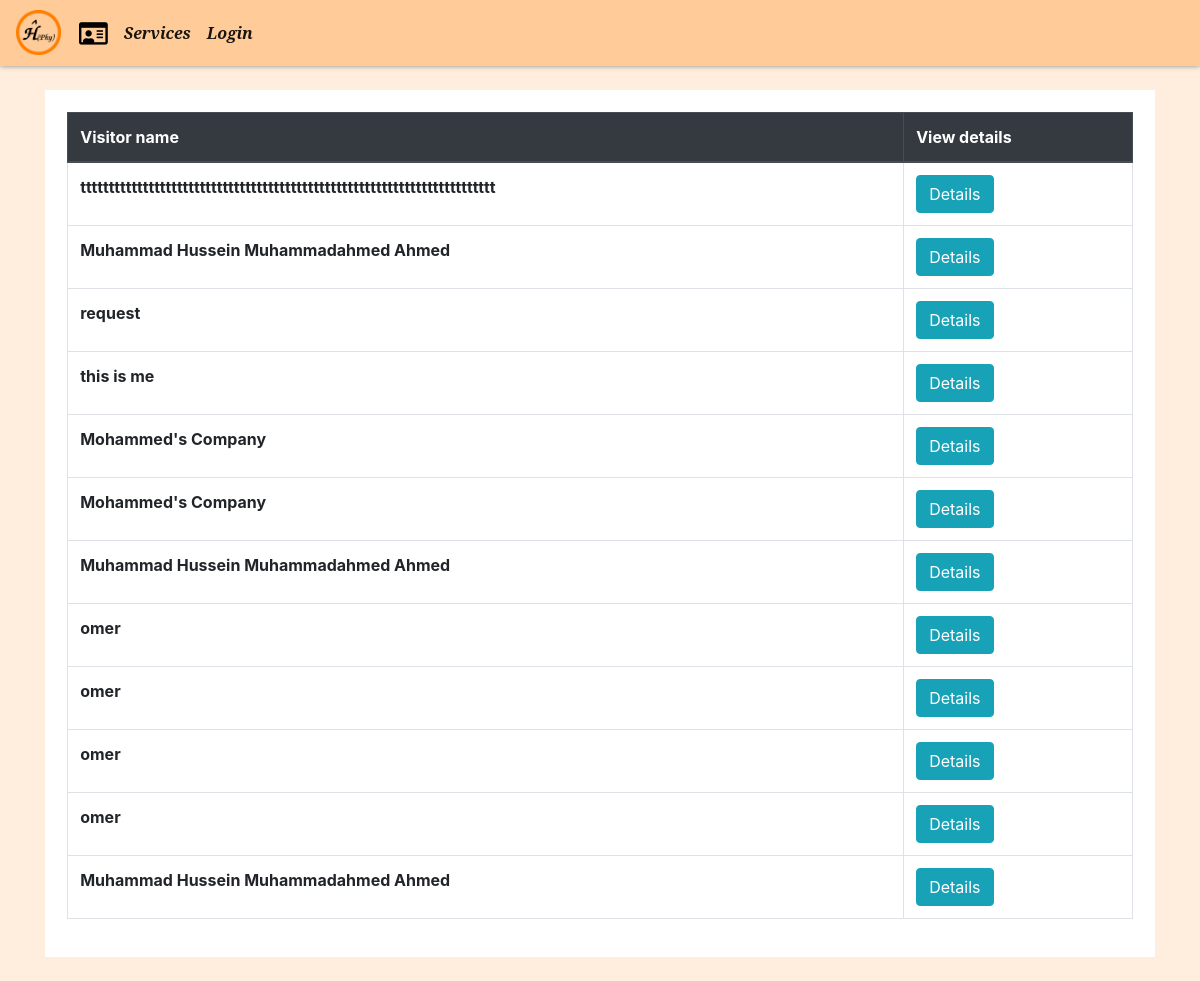
/services/requsts_list/, run on the app's committed database.
### services_app/models.py (models this page shows, shortened)
class ServiceRequest(models.Model):
    request_date = models.DateTimeField(default = timezone.now)
    visitor_name = models.CharField(
        max_length=250,
        blank=False,
        null=False,
    )
    visitor_email = models.EmailField(max_length=250,)
    visitor_phone = models.CharField(max_length=14,)
    SERVICES_TYPES = [
        ('None', 'Select a service'),
        ('Logo', 'Logo, Design'),
        ('Word', 'Document preparation (Word)'),
        ('LaTex', 'Document preparation (LaTex)'),
        ('Web_app', 'Web application (Django)'),
    ]
    service_type = models.CharField(
        max_length=7,
        blank=False,
        choices=SERVICES_TYPES,
        default='None',
    )
    service_description = models.TextField(max_length=1000,)

### services_app/views.py (the view)
# urls.py: path('requsts_list/', views.RequstsListView.as_view(), name='requests_list'),
class RequstsListView(ListView):
    model = models.ServiceRequest
    template_name='requests_list.html'

### services_app/templates/services_app/requests_list.html
{% extends "blog_app/base.html" %}
{% block body_block %}
  <div style="background-color: white;" class="jumbo">
    <div class="table-responsive">
      <table class="table table-bordered">
        <thead class="thead-dark">
          <tr>
            <th>Visitor name</th>
            <th>View details</th>
          </tr>
        </thead>
        {% for servicerequest in servicerequest_list reversed %}
        <tr>
          <th>{{ servicerequest.visitor_name }}</th>
          <th><a class="btn btn-info" href="{% url 'services:request_details' pk=servicerequest.pk %}">Details</a></th>
        </tr>
        {% endfor %}
      </table>
    </div>
  </div>
  <br>
{% endblock body_block %}

### blog_app/static/css/blog_app.css (style rules this page uses)
.jumbo { padding: 2%; }

### data on the page
ServiceRequest: visitor_name "ttttttttttttttttttttttttttttttttttttttttttttttttttttttttttttttttttttttttt"
ServiceRequest: visitor_name "Muhammad Hussein Muhammadahmed Ahmed"
ServiceRequest: visitor_name "request"
ServiceRequest: visitor_name "this is me"
ServiceRequest: visitor_name "Mohammed's Company"
ServiceRequest: visitor_name "Mohammed's Company"
ServiceRequest: visitor_name "Muhammad Hussein Muhammadahmed Ahmed"
ServiceRequest: visitor_name "omer"
ServiceRequest: visitor_name "omer"
ServiceRequest: visitor_name "omer"
ServiceRequest: visitor_name "omer"
ServiceRequest: visitor_name "Muhammad Hussein Muhammadahmed Ahmed"
